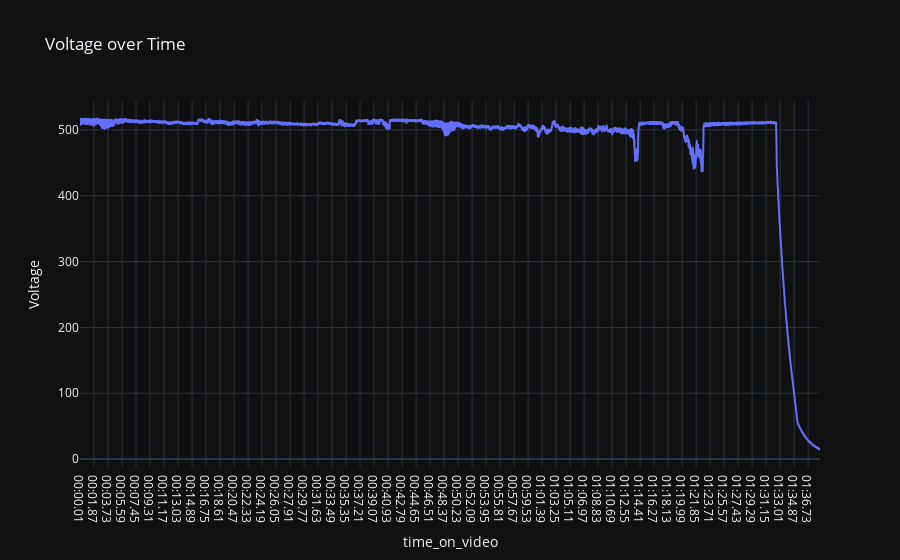

The code cell stored with this chart in its notebook:
### Code cell
fig = px.line(df_video, x='time_on_video', y='D1_DC_Bus_Voltage', title='Voltage over Time', labels={'D1_DC_Bus_Voltage': 'Voltage'})
fig.show()

### Figure 1 — Plotly figure (JSON) as saved in the notebook; plotly's stock layout.template omitted (floating-point values rounded to 4 significant figures; data arrays with more than 128 entries replaced by an {"elided": "..."} marker saying what was removed)
{"data": [{"hovertemplate": "time_on_video=%{x}<br>Voltage=%{y}<extra></extra>", "legendgroup": "", "line": {"color": "#636efa", "dash": "solid"}, "marker": {"symbol": "circle"}, "mode": "lines", "name": "", "showlegend": false, "x": {"elided": "10924 str values"}, "xaxis": "x", "y": {"elided": "10924 float values"}, "yaxis": "y", "type": "scattergl"}], "layout": {"xaxis": {"anchor": "y", "domain": [0.0, 1.0], "title": {"text": "time_on_video"}}, "yaxis": {"anchor": "x", "domain": [0.0, 1.0], "title": {"text": "Voltage"}}, "legend": {"tracegroupgap": 0}, "title": {"text": "Voltage over Time"}}}
